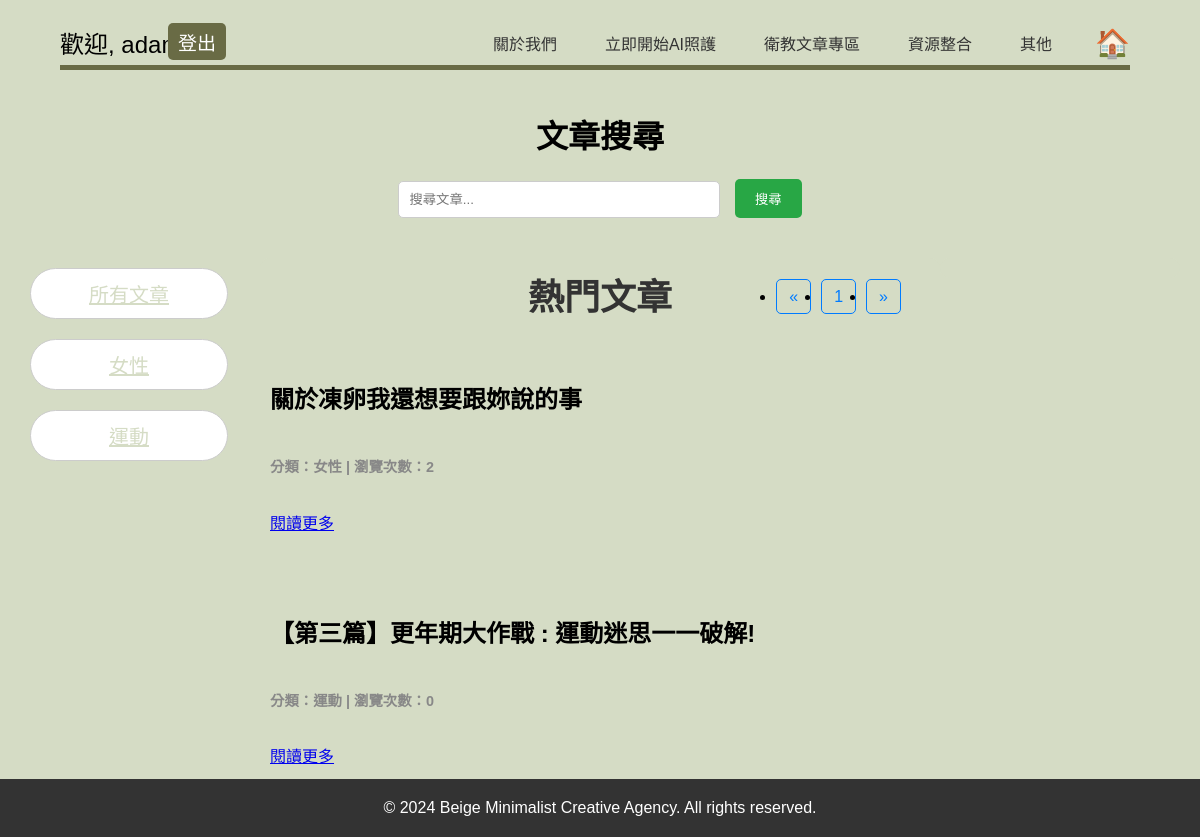
/crud/articles (signed in), run on the app's committed database.
### apps/crud/models.py (models this page shows, shortened)
class User(db.Model, UserMixin):
    __tablename__ = "users"
    id = db.Column(db.Integer, primary_key = True)
    username = db.Column(db.String, index = True)
    email = db.Column(db.String, unique = True, index = False)
    password_hash = db.Column(db.String)
    identity = db.Column(db.String(50), server_default = "student")
    created_at = db.Column(db.DateTime, default = datetime.now)
    updated_at = db.Column(db.DateTime, default = datetime.now, onupdate = datetime.now)
    @property
    def password(self):
        raise AttributeError("無法加載")

class Category(db.Model):
    __tablename__ = 'categories'
    id = db.Column(db.Integer, primary_key=True)
    name = db.Column(db.String(50), nullable=False, unique=True)
    filtered_articles = db.relationship('FilteredArticle', backref='category', lazy=True)

class FilteredArticle(db.Model):
    __tablename__ = 'filtered_articles'
    id = db.Column(db.Integer, primary_key=True)
    title = db.Column(db.String(255), nullable=False)
    content = db.Column(db.Text, nullable=False)
    url = db.Column(db.String(255), unique=True, nullable=False)
    view_count = db.Column(db.Integer, default=0)
    category_id = db.Column(db.Integer, db.ForeignKey('categories.id'), nullable=False)
    filtered_at = db.Column(db.DateTime, server_default=db.func.now())

### apps/crud/views.py (the view)
@crud.route('/articles')
def articles():
    page = request.args.get('page', 1, type=int)
    selected_category = request.args.get('category', None, type=str)
    search_query = request.args.get('query', '', type=str)
    categories = Category.query.order_by(Category.name).all()
    articles_query = FilteredArticle.query
    if selected_category:
        category = Category.query.filter_by(name=selected_category).first_or_404()
        articles_query = articles_query.filter_by(category=category)
    if search_query:
        articles_query = articles_query.filter(
            FilteredArticle.title.ilike(f'%{search_query}%') |
            FilteredArticle.content.ilike(f'%{search_query}%')
        )
    articles_pagination = articles_query.order_by(FilteredArticle.view_count.desc()).paginate(page=page, per_page=10)
    return render_template('crud/articles.html',
                           articles=articles_pagination,
                           categories=categories,
                           selected_category=selected_category,
                           search_query=search_query)

### apps/crud/models.py (called while the page is built)
@login_manager.user_loader
def load_user(user_id):
    return User.query.get(user_id)

### apps/crud/templates/crud/articles.html (shortened to what this page needs)
{% extends "crud/base.html" %}
{% block content %}
<!DOCTYPE html>
<html lang="zh-TW">
<head>
</head>
<body>
    <div class="search-page">
        <div class="search-header">
            <h1>文章搜尋</h1>
            <form method="GET" action="{{ url_for('crud.search') }}" class="d-flex justify-content-center">
                <input type="text" name="query" placeholder="搜尋文章..." class="search-bar me-2" value="{{ request.args.get('query', '') }}" required>
                <button type="submit" class="search-button">搜尋</button>
            </form>
        </div>
        <div class="content-container">
            <div class="left-side">
                <a href="{{ url_for('crud.articles') }}" class="left-textbox {% if not selected_category %}active{% endif %}">所有文章</a>
                {% for category in categories %}
                    <a href="{{ url_for('crud.articles', category=category.name) }}" class="left-textbox {% if selected_category == category.name %}active{% endif %}">{{ category.name }}</a>
                {% endfor %}
            </div>
            <div class="popular-articles">
                <h2>熱門文章</h2>
                {% if articles.items %}
                    {% for article in articles.items %}
                        <div class="card article-card">
                            <div class="card-body">
                                <h5 class="card-title article-title">{{ article.title }}</h5>
                                <h6 class="card-subtitle mb-2 text-muted article-meta">
                                    分類：{{ article.category.name }} | 瀏覽次數：{{ article.view_count }}
                                </h6>
                                <a href="{{ url_for('crud.view_article', article_id=article.id) }}" class="card-link">閱讀更多</a>
                            </div>
                        </div>
                    {% endfor %}
                    <nav aria-label="Page navigation">
                        <ul class="pagination justify-content-center">
                            {% if articles.has_prev %}
                                <li class="page-item">
                                    <a class="page-link" href="{{ url_for('crud.articles', page=articles.prev_num, category=selected_category) }}" aria-label="上一頁">
                                        <span aria-hidden="true">&laquo;</span>
                                    </a>
                                </li>
                            {% else %}
                                <li class="page-item disabled">
                                    <span class="page-link">&laquo;</span>
                                </li>
                            {% endif %}
                            {% for page_num in articles.iter_pages(left_edge=2, right_edge=2, left_current=2, right_current=2) %}
                                {% if page_num %}
                                    {% if page_num == articles.page %}
                                        <li class="page-item active"><span class="page-link">{{ page_num }}</span></li>
                                    {% else %}
                                        <li class="page-item"><a class="page-link" href="{{ url_for('articles', page=page_num, category=selected_category) }}">{{ page_num }}</a></li>
                                    {% endif %}
                                {% else %}
                                    <li class="page-item disabled"><span class="page-link">…</span></li>
                                {% endif %}
                            {% endfor %}
                            {% if articles.has_next %}
                                <li class="page-item">
                                    <a class="page-link" href="{{ url_for('crud.articles', page=articles.next_num, category=selected_category) }}" aria-label="下一頁">
                                        <span aria-hidden="true">&raquo;</span>
                                    </a>
                                </li>
                            {% else %}
                                <li class="page-item disabled">
                                    <span class="page-link">&raquo;</span>
                                </li>
                            {% endif %}
                        </ul>
                    </nav>
                {% else %}
                    <p>暫無文章顯示。</p>
                {% endif %}
            </div>
            <div class="right-side">
        </div>
    </div>
</body>
</html>
{% endblock %}

### apps/crud/templates/crud/base.html (shortened to what this page needs)
<!DOCTYPE html>
<html lang="zh-TW">
<head>
    <link rel="stylesheet" href="{{ url_for('crud.static', filename='style.css') }}">
</head>
<body>
    <header>
        {% if current_user.is_authenticated %}
            <a class="loginmessage">歡迎, {{ current_user.username }}!</a>
            <a href="{{ url_for('auth.logout') }}" class="logout-button">登出</a>
        {% else %}
            <a href="{{ url_for('auth.login') }}" class="login-button">註冊/登入</a>
        {% endif %}
        <nav>
            <a href="{{ url_for('crud.display_us_file')}}"  data-content="關於我們">關於我們</a>
            <a href="{{ url_for('crud.example')}}" data-content="立即開始AI照護">立即開始AI照護</a>
            <a href="{{ url_for('crud.articles')}}" data-content="衛教文章專區">衛教文章專區</a>
            <a href="#" data-content="資源整合">資源整合</a>
            <a href="#" data-content="其他">其他</a>
            <a href="{{ url_for('crud.nccu') }}" id="home-button"></a>
        </nav>
    </header>
    {% block content %}{% endblock %}
    <footer>
        &copy; 2024 Beige Minimalist Creative Agency. All rights reserved.
    </footer>
</body>
</html>

### apps/crud/static/style.css (style rules this page uses)
body { font-family: Arial, sans-serif; background-color: #D5DCC5; margin: 0; padding: 0; }
body h2 { text-align: center; margin: 0 auto; }
form { font-family: Arial, sans-serif; background-color: #D5DCC5; margin: 0; padding: 0; position: relative; justify-content: center; align-items: center; }
header { background-color: #D5DCC5; padding: 10px; height: 50px; display: flex; justify-content: space-between; align-items: flex-end; justify-content: flex-start; box-shadow: none; position: relative; }
header::after { content: ""; position: absolute; bottom: 0; left: 5%; width: calc(90% - 10px); height: 5px; background-color: #696B45; }
.loginmessage { display: inline-block; font-size: 24px; position: absolute; left: 5%; }
.logout-button { display: inline-block; font-size: 19px; background-color: #696B45; color: white; padding: 5px 10px; text-decoration: none; border-radius: 5px; position: absolute; left: 14%; }
nav { display: flex; gap: 18px; position: absolute; right: 5%; align-items: center; }
nav a { text-decoration: none; color: #333; font-size: 16px; display: inline-block; padding: 10px 15px; line-height: 10px; transition: font-size 0.3s ease; }
#home-button { font-size: 24px; text-decoration: none; color: #333; display: inline-block; padding: 10px; position: relative; }
#home-button::before { content: "\1F3E0"; font-size: 28px; }
.content-container { flex: 1; background-color: #D5DCC5; padding: 20px; display: flex; justify-content: space-between; height: 400px; width: 100%; }
.left-side { display: flex; width: 20%; padding: 10px; background-color: #D5DCC5; flex-direction: column; gap: 20px; height: 100%; }
.right-side { width: 20%; padding: 10px; background-color: #D5DCC5; border-radius: 10px; flex-direction: column; gap: 20px; transition: width 0.3s ease; height: 100% }
.left-textbox { width: 80%; font-size: 20px; background-color: #FFFFFF; padding: 10px; border: 1px solid #ccc; border-radius: 45px; color: #D5DCC5; cursor: pointer; text-align: center; transition: background-color 0.3s ease; }
.content-container h2 { font-size: 36px; color: #333; }
footer { background-color: #333; color: white; text-align: center; padding: 20px; position: fixed; bottom: 0; width: 100%; }

### apps/crud/templates/crud/articles.html (style rules this page uses)
.search-page { display: flex; flex-direction: column; align-items: center; padding: 20px; }
.search-header { text-align: center; margin-bottom: 20px; width: 100%; }
.search-bar { width: 300px; padding: 10px; border-radius: 5px; border: 1px solid #ccc; }
.search-button { padding: 10px 20px; border: none; border-radius: 5px; background-color: #28a745; color: white; cursor: pointer; margin-left: 10px; }
.popular-articles { display: flex; width: 60%; padding: 10px; background-color: #D5DCC5; border-radius: 10px; flex-direction: column; position: relative; height: 100%; gap: 20px; }
.article-card { margin-bottom: 20px; }
.article-title { font-size: 1.5rem; font-weight: bold; }
.article-meta { font-size: 0.9rem; color: #888; }
.pagination { display: flex; justify-content: center; margin-top: 20px; }
.page-item { margin: 0 5px; }
.page-link { padding: 8px 12px; border: 1px solid #007bff; border-radius: 5px; color: #007bff; text-decoration: none; cursor: pointer; }

### data on the page
User: username "adam"
Category: name "女性"
Category: name "運動"
FilteredArticle: title "關於凍卵我還想要跟妳說的事", category.name "女性", view_count "2"
FilteredArticle: title "【第三篇】更年期大作戰 : 運動迷思一一破解!", category.name "運動", view_count "0"

### other printed values
{{ page_num }} "1"
